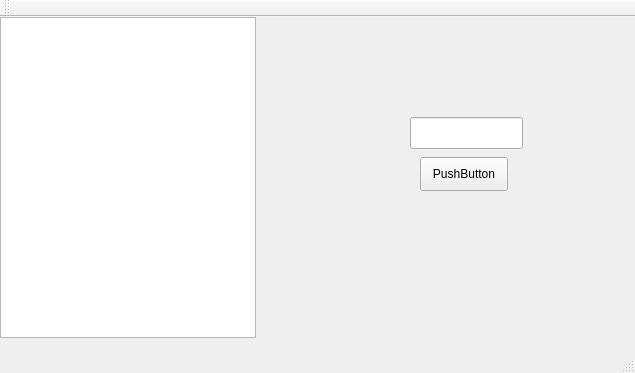
<?xml version="1.0" encoding="UTF-8"?>
<ui version="4.0">
 <class>MainWindow</class>
 <widget class="QMainWindow" name="MainWindow">
  <property name="geometry">
   <rect>
    <x>0</x>
    <y>0</y>
    <width>635</width>
    <height>373</height>
   </rect>
  </property>
  <property name="windowTitle">
   <string>MainWindow</string>
  </property>
  <widget class="QWidget" name="centralWidget">
   <widget class="QLineEdit" name="lineEdit">
    <property name="geometry">
     <rect>
      <x>410</x>
      <y>100</y>
      <width>113</width>
      <height>32</height>
     </rect>
    </property>
   </widget>
   <widget class="QPushButton" name="pushButton">
    <property name="geometry">
     <rect>
      <x>420</x>
      <y>140</y>
      <width>88</width>
      <height>34</height>
     </rect>
    </property>
    <property name="text">
     <string>PushButton</string>
    </property>
   </widget>
   <widget class="QTreeView" name="treeView">
    <property name="geometry">
     <rect>
      <x>0</x>
      <y>0</y>
      <width>256</width>
      <height>321</height>
     </rect>
    </property>
   </widget>
  </widget>
  <widget class="QMenuBar" name="menuBar">
   <property name="geometry">
    <rect>
     <x>0</x>
     <y>0</y>
     <width>635</width>
     <height>30</height>
    </rect>
   </property>
  </widget>
  <widget class="QToolBar" name="mainToolBar">
   <attribute name="toolBarArea">
    <enum>TopToolBarArea</enum>
   </attribute>
   <attribute name="toolBarBreak">
    <bool>false</bool>
   </attribute>
  </widget>
  <widget class="QStatusBar" name="statusBar"/>
 </widget>
 <layoutdefault spacing="6" margin="11"/>
 <resources/>
 <connections/>
</ui>
